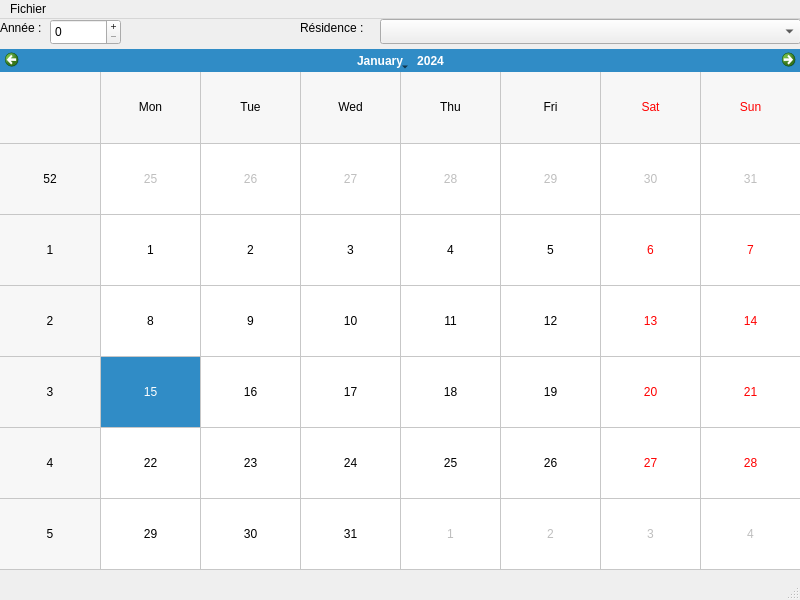
<?xml version="1.0" encoding="UTF-8"?>
<ui version="4.0">
 <class>MainWindow</class>
 <widget class="QMainWindow" name="MainWindow">
  <property name="geometry">
   <rect>
    <x>0</x>
    <y>0</y>
    <width>800</width>
    <height>600</height>
   </rect>
  </property>
  <property name="windowTitle">
   <string>MainWindow</string>
  </property>
  <widget class="QWidget" name="centralwidget">
   <widget class="QComboBox" name="comboBox">
    <property name="geometry">
     <rect>
      <x>380</x>
      <y>0</y>
      <width>421</width>
      <height>25</height>
     </rect>
    </property>
   </widget>
   <widget class="QSpinBox" name="spinBox">
    <property name="geometry">
     <rect>
      <x>50</x>
      <y>0</y>
      <width>71</width>
      <height>26</height>
     </rect>
    </property>
    <property name="layoutDirection">
     <enum>Qt::LayoutDirection::LeftToRight</enum>
    </property>
    <property name="buttonSymbols">
     <enum>QAbstractSpinBox::ButtonSymbols::PlusMinus</enum>
    </property>
    <property name="accelerated">
     <bool>false</bool>
    </property>
   </widget>
   <widget class="QLabel" name="label">
    <property name="geometry">
     <rect>
      <x>300</x>
      <y>0</y>
      <width>71</width>
      <height>17</height>
     </rect>
    </property>
    <property name="frameShape">
     <enum>QFrame::Shape::NoFrame</enum>
    </property>
    <property name="text">
     <string>Résidence :</string>
    </property>
   </widget>
   <widget class="QLabel" name="label_2">
    <property name="geometry">
     <rect>
      <x>0</x>
      <y>0</y>
      <width>51</width>
      <height>17</height>
     </rect>
    </property>
    <property name="frameShape">
     <enum>QFrame::Shape::NoFrame</enum>
    </property>
    <property name="text">
     <string>Année :</string>
    </property>
   </widget>
   <widget class="QCalendarWidget" name="calendarWidget">
    <property name="geometry">
     <rect>
      <x>0</x>
      <y>30</y>
      <width>801</width>
      <height>521</height>
     </rect>
    </property>
    <property name="gridVisible">
     <bool>true</bool>
    </property>
   </widget>
  </widget>
  <widget class="QMenuBar" name="menubar">
   <property name="geometry">
    <rect>
     <x>0</x>
     <y>0</y>
     <width>800</width>
     <height>22</height>
    </rect>
   </property>
   <widget class="QMenu" name="menuFichier">
    <property name="title">
     <string>Fichier</string>
    </property>
    <addaction name="separator"/>
    <addaction name="separator"/>
    <addaction name="actionLogement"/>
    <addaction name="actionEvent"/>
    <addaction name="actionClients"/>
    <addaction name="separator"/>
    <addaction name="actionQuitter"/>
   </widget>
   <addaction name="menuFichier"/>
  </widget>
  <widget class="QStatusBar" name="statusbar"/>
  <action name="actionQuitter">
   <property name="text">
    <string>Quitter</string>
   </property>
  </action>
  <action name="actionLogement">
   <property name="text">
    <string>Résidence</string>
   </property>
  </action>
  <action name="actionEvent">
   <property name="text">
    <string>Réservation</string>
   </property>
  </action>
  <action name="actionVoir_le_calendrier">
   <property name="text">
    <string>Calendrier</string>
   </property>
  </action>
  <action name="actionClients">
   <property name="text">
    <string>Clients</string>
   </property>
  </action>
 </widget>
 <resources/>
 <connections/>
</ui>
